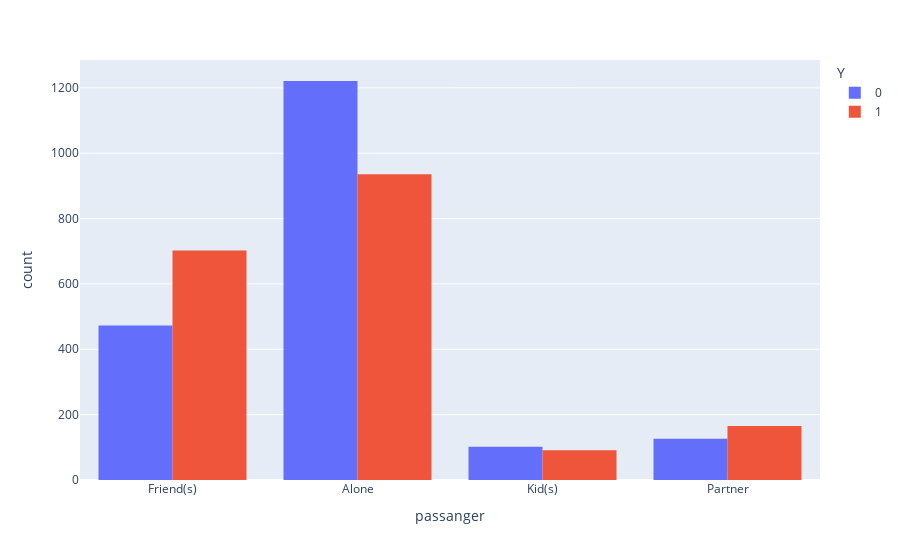

Notebook cell for this chart:
### Code cell
# sns.countplot(data=coffee_house_df, x='passanger', hue='Y')
px.histogram(coffee_house_df, x='passanger', color='Y', barmode='group')

### Figure 1 — Plotly figure (JSON) as saved in the notebook; plotly's stock layout.template omitted (floating-point values rounded to 4 significant figures; data arrays with more than 128 entries replaced by an {"elided": "..."} marker saying what was removed)
{"data": [{"alignmentgroup": "True", "bingroup": "x", "hovertemplate": "Y=0<br>passanger=%{x}<br>count=%{y}<extra></extra>", "legendgroup": "0", "marker": {"color": "#636efa", "pattern": {"shape": ""}}, "name": "0", "offsetgroup": "0", "orientation": "v", "showlegend": true, "type": "histogram", "x": {"elided": "1922 str values"}, "xaxis": "x", "yaxis": "y"}, {"alignmentgroup": "True", "bingroup": "x", "hovertemplate": "Y=1<br>passanger=%{x}<br>count=%{y}<extra></extra>", "legendgroup": "1", "marker": {"color": "#EF553B", "pattern": {"shape": ""}}, "name": "1", "offsetgroup": "1", "orientation": "v", "showlegend": true, "type": "histogram", "x": {"elided": "1894 str values"}, "xaxis": "x", "yaxis": "y"}], "layout": {"barmode": "group", "legend": {"title": {"text": "Y"}, "tracegroupgap": 0}, "margin": {"t": 60}, "xaxis": {"anchor": "y", "domain": [0, 1], "title": {"text": "passanger"}}, "yaxis": {"anchor": "x", "domain": [0, 1], "title": {"text": "count"}}}}
